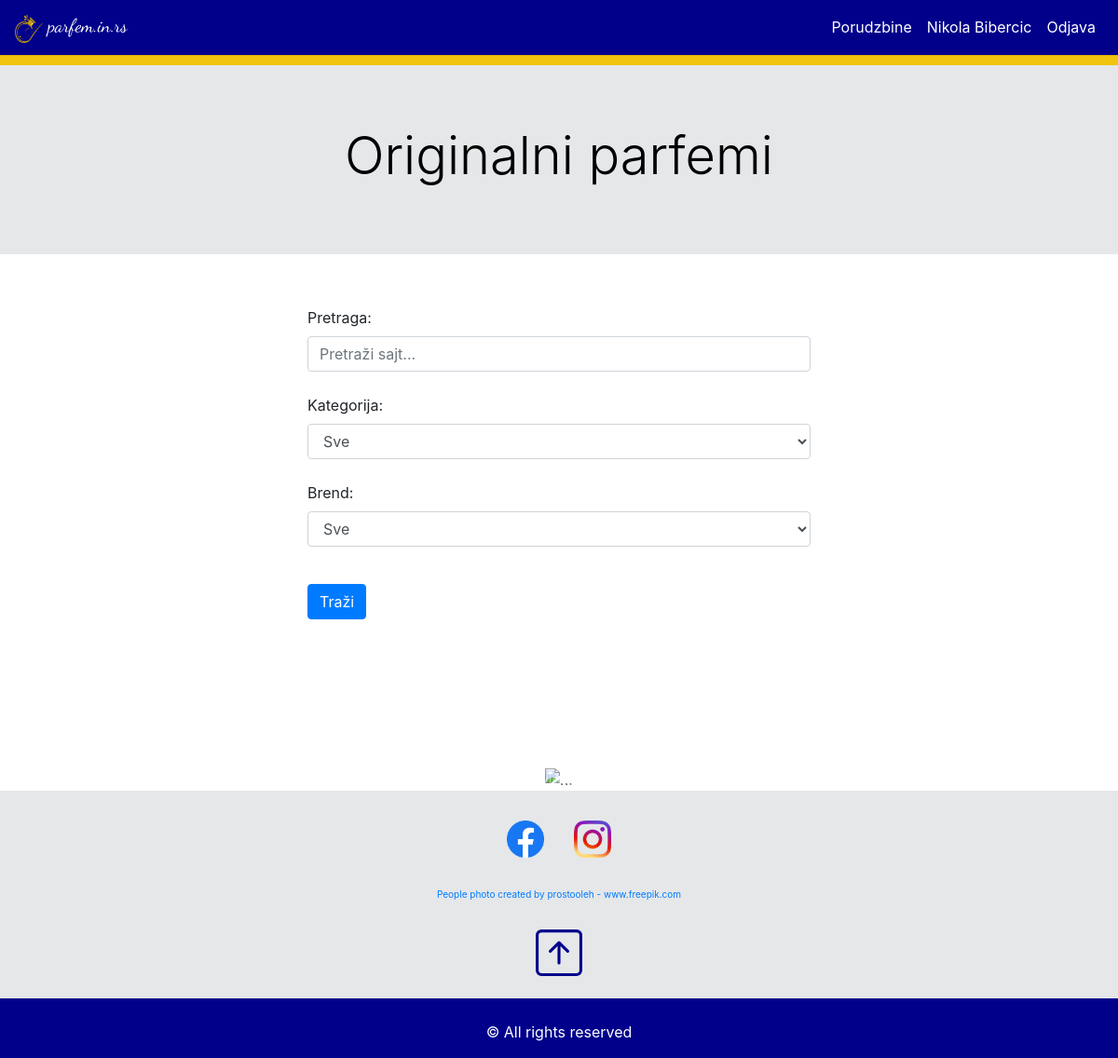
/index.php (signed in), run on the app's committed database.
### tables this page shows
CREATE TABLE settings(
	setting_id int AUTO_INCREMENT PRIMARY KEY,
	setting_description varchar(150),
	setting_value varchar(150),
	setting_value_2 varchar(150)
);

### index.php (called while the page is built, shortened)
<?php
    require 'objects.php';
    require 'partials/header.php';
    require 'partials/navbar.php';
    require 'views/products.search.view.php';
    require 'partials/top10.products.view.php';
    require 'partials/carousel.php';
    require 'partials/footer.php';
?>

### classes/Connection.php (called while the page is built)
<?php
    class Connection{
        public $host='localhost';
        public $dbname='shop';
        public $username='root';
        public $password='';
        public function connect(){
            try{
                return new PDO("mysql:host={$this->host};dbname={$this->dbname};charset=utf8",$this->username,$this->password);
            }catch(PDOException $e){
                echo 'Error'.$e->getMessage();
            }
        }
    }
?>

### objects.php (called while the page is built, shortened)
<?php
    require 'classes/Connection.php';
    require 'classes/ConnectionBuilder.php';
    require 'classes/Setting.php';
    $conn = new Connection();
    $setting = new Setting($conn->connect());
?>

### classes/ConnectionBuilder.php (called while the page is built, shortened)
<?php
    class ConnectionBuilder{
        public function __construct($conn){
            $this->conn = $conn;
        }
    }
?>

### views/products.search.view.php (the view, shortened to what this page needs)
<div class="container">
    <div class="row">
        <div class="col-3">
        </div>
        <div class="col-6">
            <br>
            <form action="/shop/views/products.view.php" method="GET">
                <div class="form-group">
                    <label for="exampleFormControlSelect1">Pretraga:</label>
                    <input type="text" name="search" placeholder="Pretraži sajt..." class="form-control" > <br>
                    <label for="exampleFormControlSelect1">Kategorija:</label>
                    <select name="categoryId" class="form-control" id="exampleFormControlSelect1" >
                        <option value="0">Sve</option>
                    </select><br>
                    <label for="exampleFormControlSelect1">Brend:</label>
                    <select name="brandId" class="form-control" id="exampleFormControlSelect1" >
                        <option value="0">Sve</option>
                    </select><br>
                </div>
                <button type="submit" class="btn btn-primary" name="searchProducts">Traži</button>
            </form>
        </div>
        <div class="col-3">
        </div>
    </div>
</div>
<br>

### partials/footer.php (shortened to what this page needs)
    <?php $footerJumbotronColor = $setting->selectSettingValue(1); ?>
    <div class="container-fluid" <?php echo 'style="background-color:'.$footerJumbotronColor[0]->setting_value.'; " ' ?> >
        <div class="row">
            <div class="col-12" >
                <br>
                <ul class="nav justify-content-center">
                    <?php
                        $facebookIconShow = $setting->selectSettingValue(7);
                        if($facebookIconShow[0]->setting_value=='true'):
                     ?>
                        <li class="nav-item"><a href="#" class="nav-link"><img src=<?php $facebookIconLink = $setting->selectSettingValue(9); echo $facebookIconLink[0]->setting_value; ?> class="img-fluid" alt="Responsive image" width="40px" height="40px"></a></li>
                    <?php endif; ?>
                    <?php
                        $instagramIconShow = $setting->selectSettingValue(8);
                        if($instagramIconShow[0]->setting_value=='true'):
                     ?>
                        <li class="nav-item"><a href="#" class="nav-link"><img src=<?php $instagramIconLink = $setting->selectSettingValue(10); echo $instagramIconLink[0]->setting_value; ?> class="img-fluid" alt="Responsive image" width="40px" height="40px"></a></li>
                    <?php endif; ?>
                </ul>
                <br>
                <div class="text-center" style="font-size: 10px;">
                    <?php
                        $footerJumbotronlink1Show = $setting->selectSettingValue(12);
                        if($footerJumbotronlink1Show[0]->setting_value=='true'):
                     ?>
                        <?php $footerJumbotronlink1 = $setting->selectSettingValue(14); ?>
                        <a href=<?php echo $footerJumbotronlink1[0]->setting_value;  ?> ><?php echo $footerJumbotronlink1[0]->setting_value_2;  ?></a>
                        <br>
                    <?php endif; ?>
                    <?php $backToTopTextColor = $setting->selectSettingValue(11); ?>
                    <br>
                    <br>
                    <a id="back-to-top" href="#" class="" role="button" title="Click to return on the top page" data-toggle="tooltip" data-placement="left">
                        <svg xmlns="http://www.w3.org/2000/svg" width="50" height="50" fill="currentColor" class="bi bi-arrow-up-square" viewBox="0 0 16 16"  <?php echo 'style="color:'.$backToTopTextColor[0]->setting_value.'; " ' ?> >
                            <path fill-rule="evenodd" d="M15 2a1 1 0 0 0-1-1H2a1 1 0 0 0-1 1v12a1 1 0 0 0 1 1h12a1 1 0 0 0 1-1V2zM0 2a2 2 0 0 1 2-2h12a2 2 0 0 1 2 2v12a2 2 0 0 1-2 2H2a2 2 0 0 1-2-2V2zm8.5 9.5a.5.5 0 0 1-1 0V5.707L5.354 7.854a.5.5 0 1 1-.708-.708l3-3a.5.5 0 0 1 .708 0l3 3a.5.5 0 0 1-.708.708L8.5 5.707V11.5z"/>
                        </svg>
                    </a>
                </div>
                <br>
            </div>
        </div>
    </div>
    <?php
        $footerColor = $setting->selectSettingValue(5);
        $footerTextColor = $setting->selectSettingValue(6);
    ?>
    <div class="container-fluid" <?php echo 'style="background-color:'.$footerColor[0]->setting_value.'; color:'.$footerTextColor[0]->setting_value.'  " ' ?> >
        <div class="row">
            <div class="col-12 text-center">
                <div>
                    <br>
                    <p>&copy; All rights reserved</p>
                </div>
            </div>
        </div>
    </div>
</body>
</html>

### data on the page
settings: setting_value (picture)
settings: setting_value (picture)
settings: setting_value_2 "People photo created by prostooleh - www.freepik.com"

### other printed values
$_SESSION['user']->name "Nikola Bibercic"
$text "Originalni parfemi"
